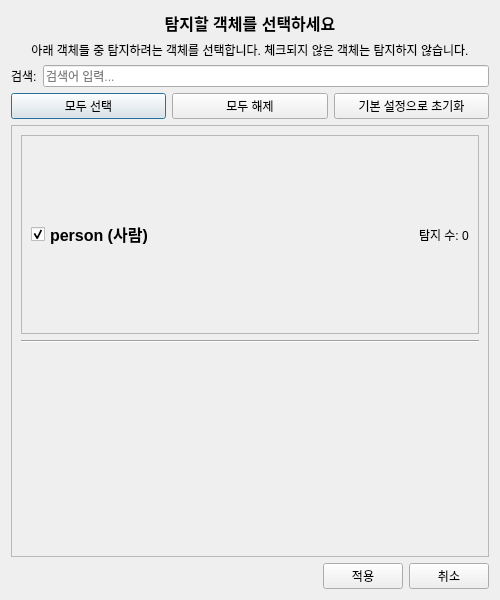
<?xml version="1.0" encoding="UTF-8"?>
<ui version="4.0">
 <class>ObjectSelection</class>
 <widget class="QDialog" name="ObjectSelection">
  <property name="geometry">
   <rect>
    <x>0</x>
    <y>0</y>
    <width>500</width>
    <height>600</height>
   </rect>
  </property>
  <property name="minimumSize">
   <size>
    <width>500</width>
    <height>600</height>
   </size>
  </property>
  <property name="windowTitle">
   <string>탐지 객체 선택</string>
  </property>
  <layout class="QVBoxLayout" name="verticalLayout">
   <item>
    <widget class="QLabel" name="titleLabel">
     <property name="font">
      <font>
       <pointsize>12</pointsize>
       <weight>75</weight>
       <bold>true</bold>
      </font>
     </property>
     <property name="text">
      <string>탐지할 객체를 선택하세요</string>
     </property>
     <property name="alignment">
      <set>Qt::AlignCenter</set>
     </property>
    </widget>
   </item>
   <item>
    <widget class="QLabel" name="descriptionLabel">
     <property name="text">
      <string>아래 객체들 중 탐지하려는 객체를 선택합니다. 체크되지 않은 객체는 탐지하지 않습니다.</string>
     </property>
     <property name="alignment">
      <set>Qt::AlignCenter</set>
     </property>
     <property name="wordWrap">
      <bool>true</bool>
     </property>
    </widget>
   </item>
   <item>
    <layout class="QHBoxLayout" name="searchLayout">
     <item>
      <widget class="QLabel" name="searchLabel">
       <property name="text">
        <string>검색:</string>
       </property>
      </widget>
     </item>
     <item>
      <widget class="QLineEdit" name="searchEdit">
       <property name="placeholderText">
        <string>검색어 입력...</string>
       </property>
       <property name="clearButtonEnabled">
        <bool>true</bool>
       </property>
      </widget>
     </item>
    </layout>
   </item>
   <item>
    <layout class="QHBoxLayout" name="controlButtonsLayout">
     <item>
      <widget class="QPushButton" name="selectAllButton">
       <property name="text">
        <string>모두 선택</string>
       </property>
      </widget>
     </item>
     <item>
      <widget class="QPushButton" name="deselectAllButton">
       <property name="text">
        <string>모두 해제</string>
       </property>
      </widget>
     </item>
     <item>
      <widget class="QPushButton" name="resetButton">
       <property name="text">
        <string>기본 설정으로 초기화</string>
       </property>
      </widget>
     </item>
    </layout>
   </item>
   <item>
    <widget class="QScrollArea" name="objectScrollArea">
     <property name="widgetResizable">
      <bool>true</bool>
     </property>
     <widget class="QWidget" name="scrollAreaWidgetContents">
      <property name="geometry">
       <rect>
        <x>0</x>
        <y>0</y>
        <width>480</width>
        <height>420</height>
       </rect>
      </property>
      <layout class="QVBoxLayout" name="verticalLayout_2">
       <item>
        <widget class="QFrame" name="personFrame">
         <property name="frameShape">
          <enum>QFrame::StyledPanel</enum>
         </property>
         <property name="frameShadow">
          <enum>QFrame::Raised</enum>
         </property>
         <layout class="QHBoxLayout" name="horizontalLayout">
          <item>
           <widget class="QCheckBox" name="personCheckBox">
            <property name="font">
             <font>
              <pointsize>12</pointsize>
              <weight>75</weight>
              <bold>true</bold>
             </font>
            </property>
            <property name="text">
             <string>person (사람)</string>
            </property>
            <property name="checked">
             <bool>true</bool>
            </property>
           </widget>
          </item>
          <item>
           <spacer name="horizontalSpacer">
            <property name="orientation">
             <enum>Qt::Horizontal</enum>
            </property>
            <property name="sizeHint" stdset="0">
             <size>
              <width>40</width>
              <height>20</height>
             </size>
            </property>
           </spacer>
          </item>
          <item>
           <widget class="QLabel" name="personCountLabel">
            <property name="text">
             <string>탐지 수: 0</string>
            </property>
           </widget>
          </item>
         </layout>
        </widget>
       </item>
       <item>
        <widget class="Line" name="line">
         <property name="orientation">
          <enum>Qt::Horizontal</enum>
         </property>
        </widget>
       </item>
       <item>
        <widget class="QWidget" name="othersContainer" native="true">
         <layout class="QVBoxLayout" name="othersLayout">
          <property name="spacing">
           <number>2</number>
          </property>
          <property name="leftMargin">
           <number>0</number>
          </property>
          <property name="topMargin">
           <number>0</number>
          </property>
          <property name="rightMargin">
           <number>0</number>
          </property>
          <property name="bottomMargin">
           <number>0</number>
          </property>
          <!-- 나머지 79개 객체는 동적으로 추가됩니다 -->
         </layout>
        </widget>
       </item>
      </layout>
     </widget>
    </widget>
   </item>
   <item>
    <layout class="QHBoxLayout" name="dialogButtonsLayout">
     <item>
      <spacer name="horizontalSpacer_2">
       <property name="orientation">
        <enum>Qt::Horizontal</enum>
       </property>
       <property name="sizeHint" stdset="0">
        <size>
         <width>40</width>
         <height>20</height>
        </size>
       </property>
      </spacer>
     </item>
     <item>
      <widget class="QPushButton" name="applyButton">
       <property name="text">
        <string>적용</string>
       </property>
      </widget>
     </item>
     <item>
      <widget class="QPushButton" name="cancelButton">
       <property name="text">
        <string>취소</string>
       </property>
      </widget>
     </item>
    </layout>
   </item>
  </layout>
 </widget>
 <resources/>
 <connections/>
</ui>
